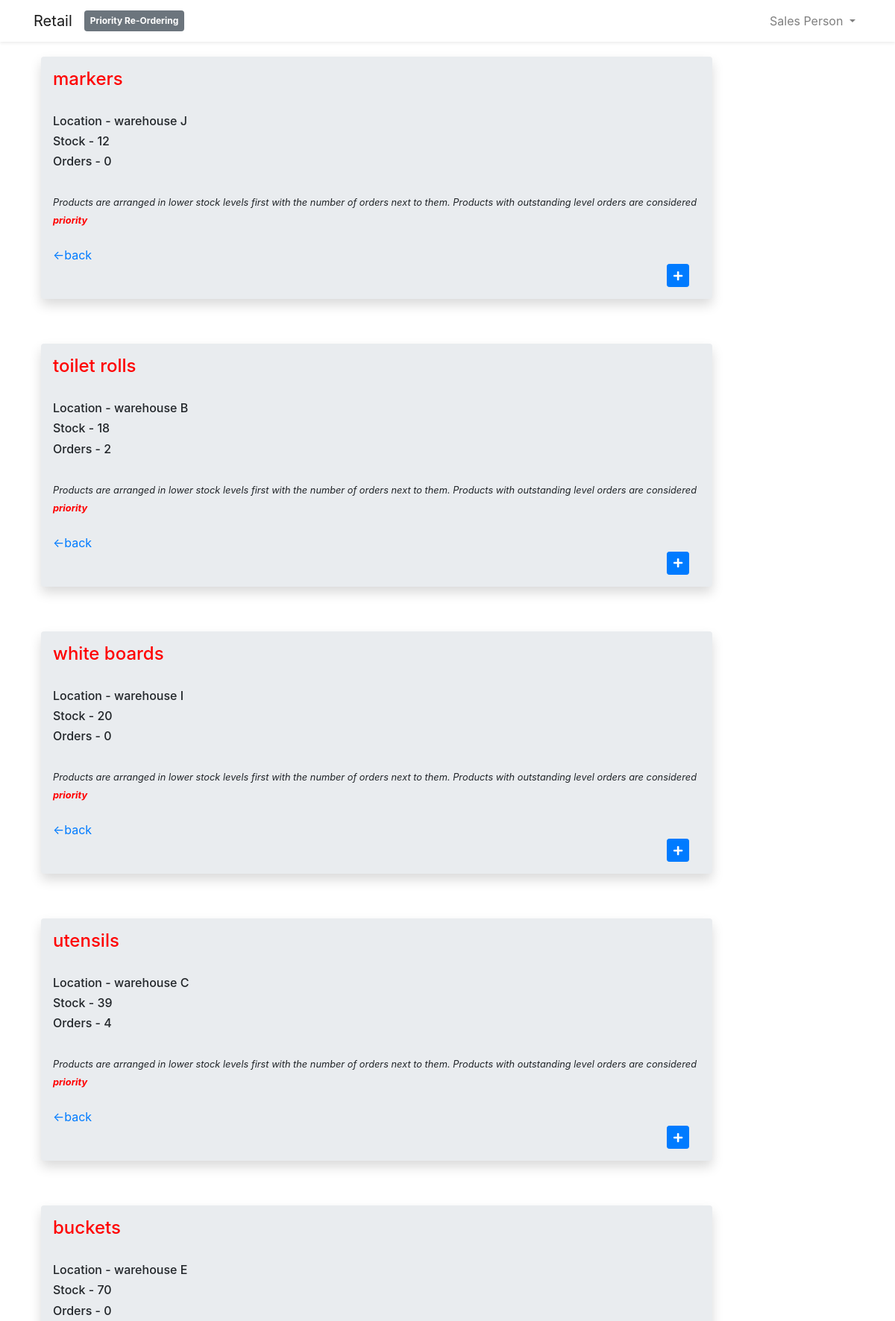
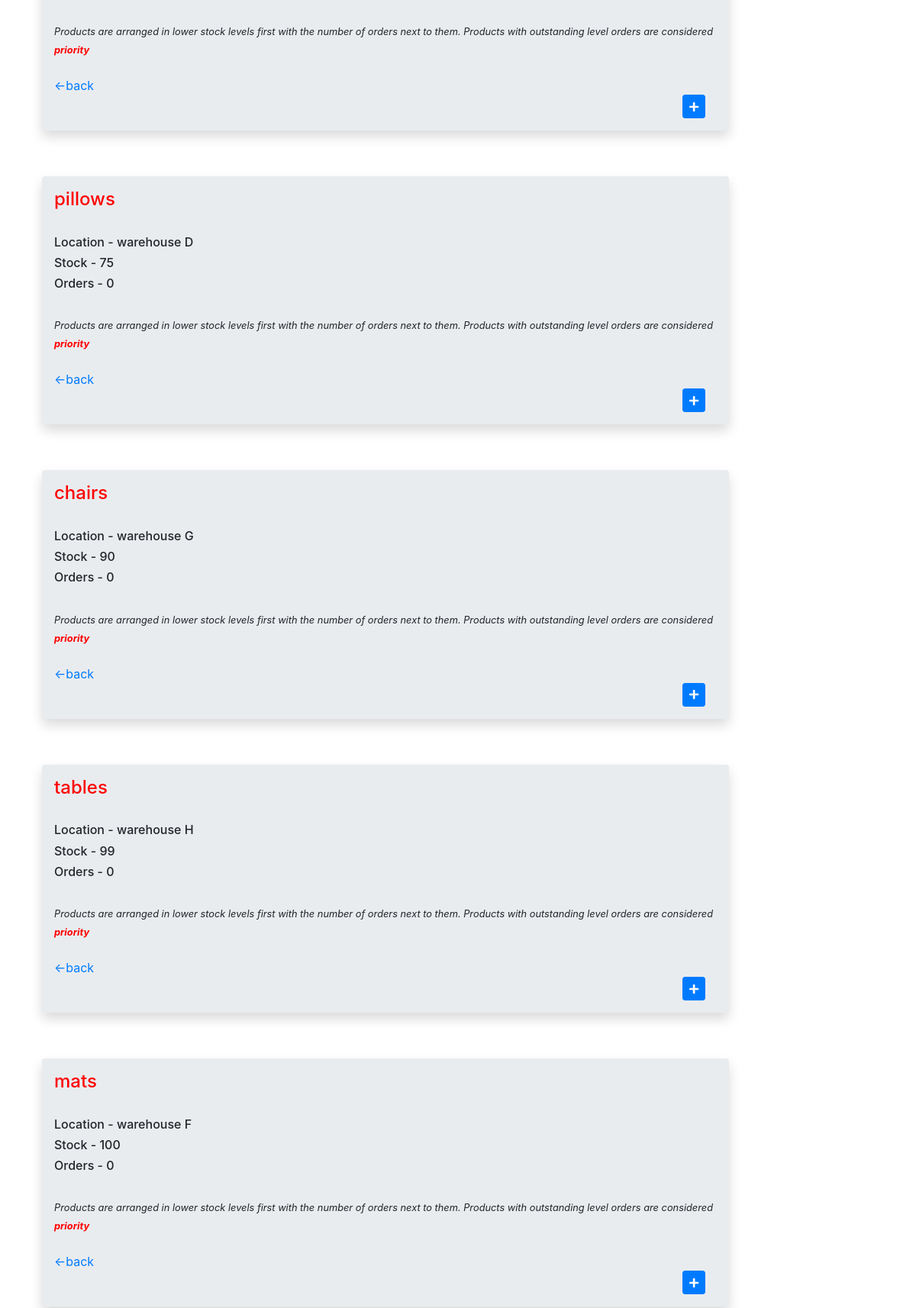
Page /views/priority.php (signed in, upper part) on the committed database (2 pictures, top to bottom).
### tables this page shows
CREATE TABLE `product` (
  `product_id` int(11) NOT NULL,
  `name` text NOT NULL,
  `location` text NOT NULL,
  `stock` int(11) NOT NULL,
  `date` timestamp NOT NULL DEFAULT current_timestamp() ON UPDATE current_timestamp(),
  `number_of_orders` int(11) NOT NULL DEFAULT 0,
  `description` text NOT NULL
);

### views/priority.php (the view, shortened to what this page needs)
<?php
include ('../includes/tags.php');
include ('../includes/nav.php');
?>
<body>
<div class="container">
<?php
include ('../includes/conn.php');
$order = mysqli_query($conn,("SELECT * FROM product ORDER BY  stock ASC "));
while ($row = mysqli_fetch_assoc($order)){
?>
<div class="jumbotron text-left shadow p-3 mb-3 rounded" style="margin-top: 20px; margin-left:10px; width: 900px;">
    <h4 style="color: red;"><?php echo $row['name'];  ?></h4><br>
    <h6>Location -  <?php echo $row['location'];  ?></h6>
    <h6>Stock - <?php echo $row['stock'];  ?></h6>
    <h6>Orders - <?php echo $row['number_of_orders']; ?></h6><br>
   <small><i>Products are arranged in lower stock levels first with the number of orders next to them. Products with outstanding level orders are considered <b><span style="color:red;">priority</span></b></i></small><br><br>
<a style="margin-right: 1-px;" href="admin.php"><-back</a>
<div class="container text-right">
    <form method="post" action="">
<button class="btn btn-sm btn-primary" name="requeststock" ><i class="fas fa-plus"></i></button>
</form>
</div>
</div> <button class="btn btn-"></button>
<?php
}
?>
</div>
</body>
</html>

### rows in the picture
product: name "markers", location "warehouse J", stock "12", number_of_orders "0"
product: name "toilet rolls", location "warehouse B", stock "18", number_of_orders "2"
product: name "white boards", location "warehouse I", stock "20", number_of_orders "0"
product: name "utensils", location "warehouse C", stock "39", number_of_orders "4"
product: name "buckets", location "warehouse E", stock "70", number_of_orders "0"
product: name "pillows", location "warehouse D", stock "75", number_of_orders "0"
product: name "chairs", location "warehouse G", stock "90", number_of_orders "0"
product: name "tables", location "warehouse H", stock "99", number_of_orders "0"
product: name "mats", location "warehouse F", stock "100", number_of_orders "0"

### other values in the picture
$process "Priority Re-Ordering"
$position "Sales Person"
